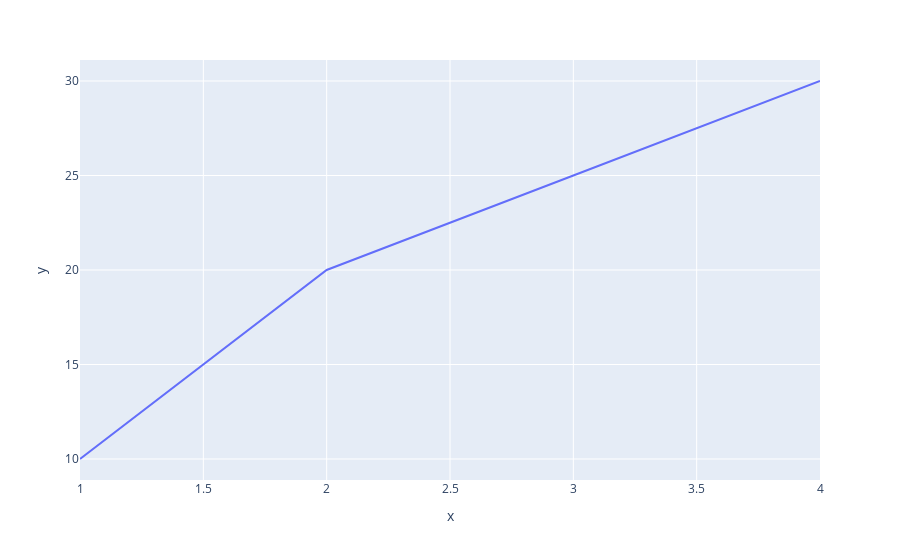

The cell this chart's notebook holds for it:
### Code cell
import plotly.express as px

# Create some data
x = [1, 2, 3, 4]
y = [10, 20, 25, 30]

# Use Plotly to create a line plot
fig = px.line(x=x, y=y)
fig.show()

### Figure 1 — Plotly figure (JSON) as saved in the notebook; plotly's stock layout.template omitted (floating-point values rounded to 4 significant figures)
{"data": [{"hovertemplate": "x=%{x}<br>y=%{y}<extra></extra>", "legendgroup": "", "line": {"color": "#636efa", "dash": "solid"}, "marker": {"symbol": "circle"}, "mode": "lines", "name": "", "orientation": "v", "showlegend": false, "type": "scatter", "x": [1, 2, 3, 4], "xaxis": "x", "y": [10, 20, 25, 30], "yaxis": "y"}], "layout": {"legend": {"tracegroupgap": 0}, "margin": {"t": 60}, "xaxis": {"anchor": "y", "domain": [0, 1], "title": {"text": "x"}}, "yaxis": {"anchor": "x", "domain": [0, 1], "title": {"text": "y"}}}}
